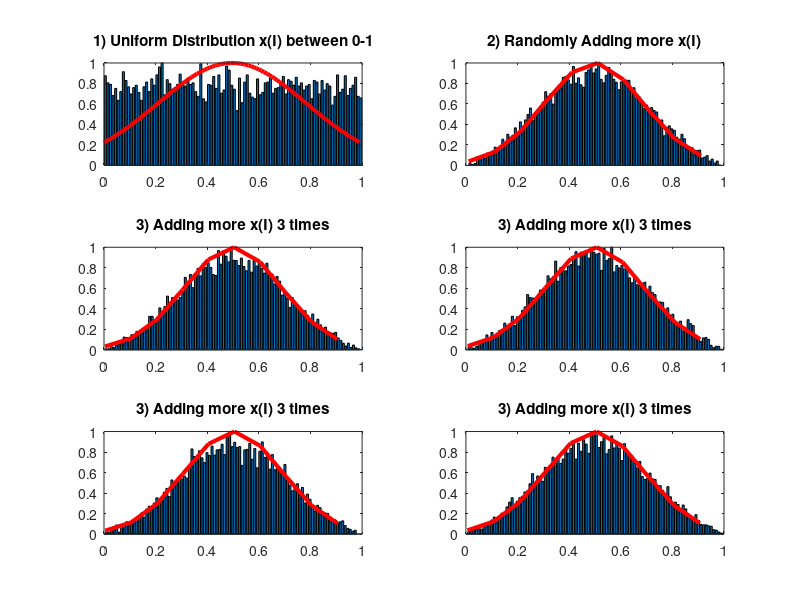

MATLAB code to generate this figure:
function [] = centralLimitThm()

n=10000; 

%Step 1) Generate a uniform distribution x(I) between 0-1.
x=rand(1,n);

bin=100;
[h,qs]=hist(x,bin);
hmax=h/max(h);
subplot(3,2,1) % first plot on a 2x3 subplot
bar(qs,hmax);
z=min(x):0.01:max(x);

mu=mean(x);
sigma=std(x);
graph = normpdf(z, mu, sigma);
maxgraph=graph/max(graph);
hold;
plot(z, maxgraph, 'r', 'LineWidth', 3);
title('1) Uniform Distribution x(I) between 0-1');


%Step 2: randomly adding any two x(I) to have another distribution.
for i=1:n
    x(i)=( x(i)+ x(randi(n)) )/2;
end

mu=mean(x);
sigma=std(x);
bin=100;
[h,qs]=hist(x,bin);
mheight=h/max(h);

% Second Plot
subplot(3,2,2)
bar(qs,mheight);
hold;
z=min(x):0.1:max(x);
graph = normpdf(z, mu, sigma);
maxgraph = graph/max(graph);
plot(z, maxgraph, 'r', 'LineWidth', 3);
title('2) Randomly Adding more x(I)');

%Step 3: Do step 2 3 more times.
for m=1:4
    x=rand(1,n);
    for i=1:n
        x(i)=(x(i)+x(randi(n)))/2;
    end
    
    bin=100;
    [h,qs]=hist(x,bin);
    mheight=h/max(h);
    subplot(3,2,m+2);
    bar(qs,mheight);
    hold;
    z=min(x):0.1:max(x);
    
    mu=mean(x);
    sigma=std(x);
    graph= normpdf(z, mu, sigma);
    maxgraph=graph/max(graph);
    plot(z, maxgraph, 'r', 'LineWidth', 3);
    title('3) Adding more x(I) 3 times');
end
